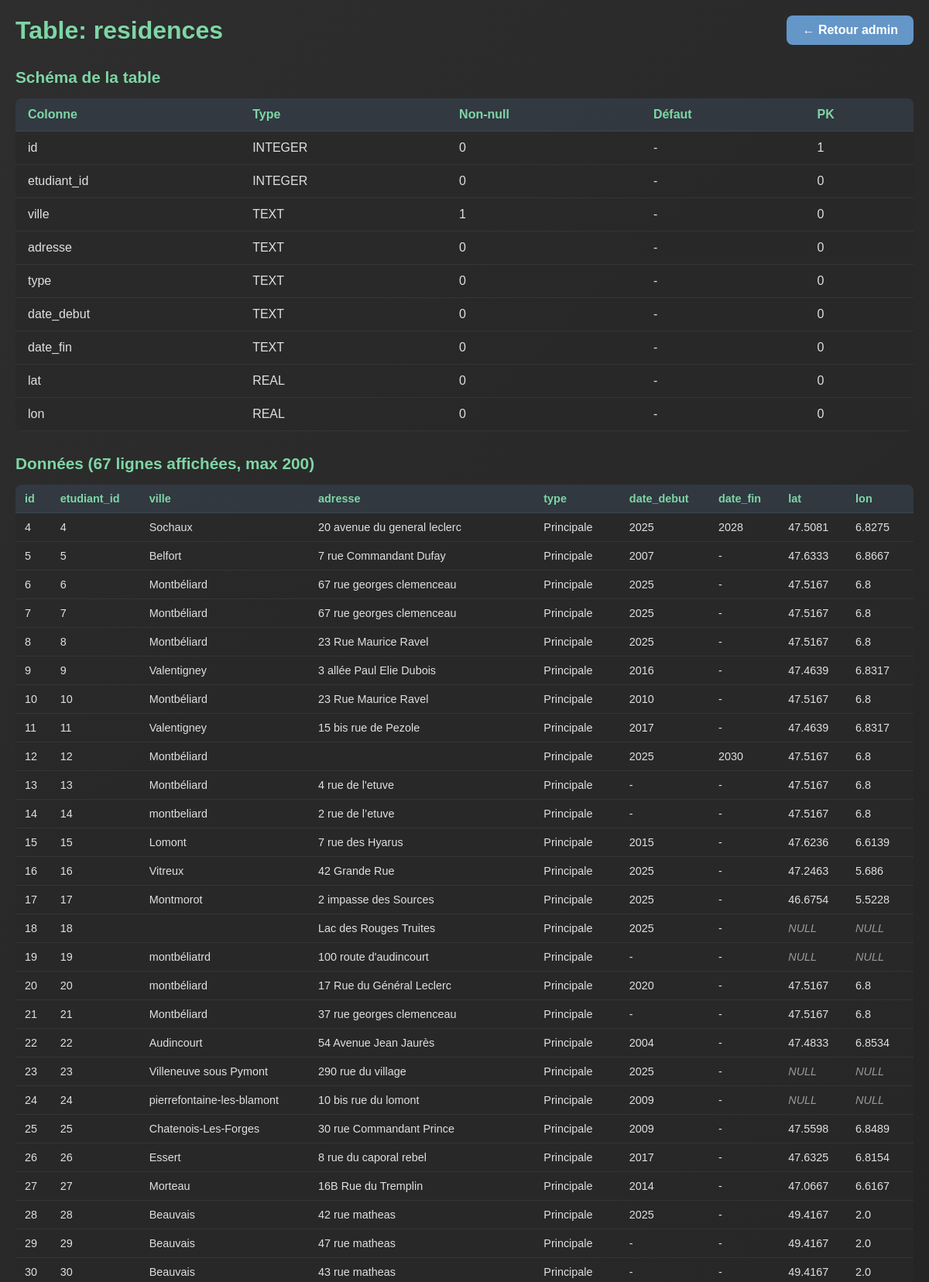
/admin/table/residences (signed in, upper part), run on the app's committed database.
### tables this page shows
CREATE TABLE residences (
        id INTEGER PRIMARY KEY AUTOINCREMENT,
        etudiant_id INTEGER,
        ville TEXT NOT NULL,
        adresse TEXT,
        type TEXT,
        date_debut TEXT,
        date_fin TEXT,
        lat REAL,
        lon REAL,
        FOREIGN KEY (etudiant_id) REFERENCES etudiants(id)
    );

### app.py (the view)
@app.route('/admin/table/<table_name>')
@admin_required
def admin_table(table_name):
    conn = get_db_connection()
    cursor = conn.cursor()
    tables = cursor.execute("SELECT name FROM sqlite_master WHERE type='table' AND name = ?", (table_name,)).fetchall()
    if not tables:
        flash('Table introuvable', 'error')
        conn.close()
        return redirect(url_for('admin'))
    schema = cursor.execute(f"PRAGMA table_info({table_name})").fetchall()
    data = cursor.execute(f"SELECT * FROM {table_name} LIMIT 200").fetchall()
    conn.close()
    return render_template('admin_table.html',
                         table_name=table_name,
                         schema=schema,
                         data=data)

### app.py (called while the page is built, shortened)
def get_db_connection():
    conn = sqlite3.connect(DB_NAME)
    conn.row_factory = sqlite3.Row
    return conn

def get_user_by_username(username):
    conn = get_db_connection()
    user = conn.execute('SELECT * FROM users WHERE username = ?', (username,)).fetchone()
    conn.close()
    return user

def get_current_user():
    if session.get('user_id'):
        user = get_user_by_username(session.get('username', ''))
        return user
    return None

def admin_required(func):
    from functools import wraps
    @wraps(func)
    def decorated_function(*args, **kwargs):
        user = get_current_user()
        if not user or user['role'] != 'admin':
            flash('Accès réservé aux administrateurs', 'error')
            return redirect(url_for('home'))
        return func(*args, **kwargs)
    return decorated_function

@app.context_processor
def inject_current_user():
    return {'current_user': get_current_user()}

@app.before_request
def start_weather_updates():
    global weather_thread_started

### templates/admin_table.html (shortened to what this page needs)
<!DOCTYPE html>
<html lang="fr">
<head>
</head>
<body>
    <div class="conteneur">
        <div class="header">
            <h1>Table: {{ table_name }}</h1>
            <a href="/admin" class="back-btn">← Retour admin</a>
        </div>
        <div class="schema-section">
            <h2>Schéma de la table</h2>
            <table class="schema-table">
                <thead>
                    <tr>
                        <th>Colonne</th>
                        <th>Type</th>
                        <th>Non-null</th>
                        <th>Défaut</th>
                        <th>PK</th>
                    </tr>
                </thead>
                <tbody>
                    {% for col in schema %}
                        <tr>
                            <td>{{ col['name'] }}</td>
                            <td>{{ col['type'] }}</td>
                            <td>{{ col['notnull'] }}</td>
                            <td>{{ col['dflt_value'] or '-' }}</td>
                            <td>{{ col['pk'] }}</td>
                        </tr>
                    {% endfor %}
                </tbody>
            </table>
        </div>
        <div class="data-section">
            <h2>Données ({{ data | length }} lignes affichées, max 200)</h2>
            <div class="scroll-x">
                <table class="data-table">
                    <thead>
                        <tr>
                            {% for col in schema %}
                                <th>{{ col['name'] }}</th>
                            {% endfor %}
                        </tr>
                    </thead>
                    <tbody>
                        {% for row in data %}
                            <tr>
                                {% for col in schema %}
                                    <td>
                                        {% if row[col['name']] is none %}
                                            <span class="null-value">NULL</span>
                                        {% else %}
                                            {{ row[col['name']] }}
                                        {% endif %}
                                    </td>
                                {% endfor %}
                            </tr>
                        {% endfor %}
                    </tbody>
                </table>
            </div>
        </div>
    </div>
</body>
</html>

### templates/admin_table.html (style rules this page uses)
* { margin: 0; padding: 0; box-sizing: border-box; }
html, body { width: 100%; height: 100%; font-family: 'Quicksand', sans-serif; background: linear-gradient(135deg, #2e2e2e, #1f1f1f); color: #e0e0e0; }
body { padding: 20px; }
.conteneur { max-width: 1200px; margin: 0 auto; }
.header { display: flex; justify-content: space-between; align-items: center; margin-bottom: 30px; }
h1 { font-size: 2rem; color: #7ed6a5; }
a.back-btn { padding: 10px 20px; background: #6496c8; color: white; text-decoration: none; border-radius: 8px; font-weight: 600; transition: 0.3s; }
.schema-section { margin-bottom: 30px; }
.schema-section h2 { font-size: 1.3rem; margin-bottom: 15px; color: #7ed6a5; }
.schema-table { width: 100%; border-collapse: collapse; background: rgba(40, 40, 40, 0.8); border-radius: 8px; overflow: hidden; }
.schema-table th, .schema-table td { padding: 12px 16px; text-align: left; border-bottom: 1px solid rgba(255, 255, 255, 0.06); }
.schema-table th { background: rgba(100, 150, 200, 0.15); font-weight: 600; color: #7ed6a5; }
.data-section { margin-bottom: 20px; }
.data-section h2 { font-size: 1.3rem; margin-bottom: 15px; color: #7ed6a5; }
.data-table { width: 100%; border-collapse: collapse; background: rgba(40, 40, 40, 0.8); border-radius: 8px; overflow: hidden; font-size: 0.9rem; }
.data-table th, .data-table td { padding: 10px 12px; text-align: left; border-bottom: 1px solid rgba(255, 255, 255, 0.06); max-width: 300px; word-break: break-word; }
.data-table th { background: rgba(100, 150, 200, 0.15); font-weight: 600; color: #7ed6a5; }
.null-value { color: #999; font-style: italic; }
.scroll-x { overflow-x: auto; }

### data on the page
residences: id "4" "4" "Sochaux" "20 avenue du general leclerc" "Principale" "2025" "2028" "47.5081" "6.8275"
residences: id "5" "5" "Belfort" "7 rue Commandant Dufay" "Principale" "2007" "-" "47.6333" "6.8667"
residences: id "6" "6" "Montbéliard" "67 rue georges clemenceau" "Principale" "2025" "-" "47.5167" "6.8"
residences: id "7" "7" "Montbéliard" "67 rue georges clemenceau" "Principale" "2025" "-" "47.5167" "6.8"
residences: id "8" "8" "Montbéliard" "23 Rue Maurice Ravel" "Principale" "2025" "-" "47.5167" "6.8"
residences: id "9" "9" "Valentigney" "3 allée Paul Elie Dubois" "Principale" "2016" "-" "47.4639" "6.8317"
residences: id "10" "10" "Montbéliard" "23 Rue Maurice Ravel" "Principale" "2010" "-" "47.5167" "6.8"
residences: id "11" "11" "Valentigney" "15 bis rue de Pezole" "Principale" "2017" "-" "47.4639" "6.8317"
residences: id "12" "12" "Montbéliard" "Principale" "2025" "2030" "47.5167" "6.8"
residences: id "13" "13" "Montbéliard" "4 rue de l'etuve" "Principale" "-" "-" "47.5167" "6.8"
residences: id "14" "14" "montbeliard" "2 rue de l’etuve" "Principale" "-" "-" "47.5167" "6.8"
residences: id "15" "15" "Lomont" "7 rue des Hyarus" "Principale" "2015" "-" "47.6236" "6.6139"
residences: id "16" "16" "Vitreux" "42 Grande Rue" "Principale" "2025" "-" "47.2463" "5.686"
residences: id "17" "17" "Montmorot" "2 impasse des Sources" "Principale" "2025" "-" "46.6754" "5.5228"
residences: id "18" "18" "Lac des Rouges Truites" "Principale" "2025" "-"
residences: id "19" "19" "montbéliatrd" "100 route d'audincourt" "Principale" "-" "-"
residences: id "20" "20" "montbéliard" "17 Rue du Général Leclerc" "Principale" "2020" "-" "47.5167" "6.8"
residences: id "21" "21" "Montbéliard" "37 rue georges clemenceau" "Principale" "-" "-" "47.5167" "6.8"
residences: id "22" "22" "Audincourt" "54 Avenue Jean Jaurès" "Principale" "2004" "-" "47.4833" "6.8534"
residences: id "23" "23" "Villeneuve sous Pymont" "290 rue du village" "Principale" "2025" "-"
residences: id "24" "24" "pierrefontaine-les-blamont" "10 bis rue du lomont" "Principale" "2009" "-"
residences: id "25" "25" "Chatenois-Les-Forges" "30 rue Commandant Prince" "Principale" "2009" "-" "47.5598" "6.8489"
residences: id "26" "26" "Essert" "8 rue du caporal rebel" "Principale" "2017" "-" "47.6325" "6.8154"
residences: id "27" "27" "Morteau" "16B Rue du Tremplin" "Principale" "2014" "-" "47.0667" "6.6167"
residences: id "28" "28" "Beauvais" "42 rue matheas" "Principale" "2025" "-" "49.4167" "2.0"
residences: id "29" "29" "Beauvais" "47 rue matheas" "Principale" "-" "-" "49.4167" "2.0"
residences: id "30" "30" "Beauvais" "43 rue matheas" "Principale" "-" "-" "49.4167" "2.0"

### other printed values
{{ table_name }} "residences"
{{ col['name'] }} "id" "etudiant_id" "ville" "adresse" "type" "date_debut" "date_fin" "lat" "lon"
{{ col['type'] }} "INTEGER" "INTEGER" "TEXT" "TEXT" "TEXT" "TEXT" "TEXT" "REAL" "REAL"
{{ col['notnull'] }} "0" "0" "1" "0" "0" "0" "0" "0" "0"
{{ col['dflt_value'] or '-' }} "-" "-" "-" "-" "-" "-" "-" "-" "-"
{{ col['pk'] }} "1" "0" "0" "0" "0" "0" "0" "0" "0"
{{ data | length }} "67"
